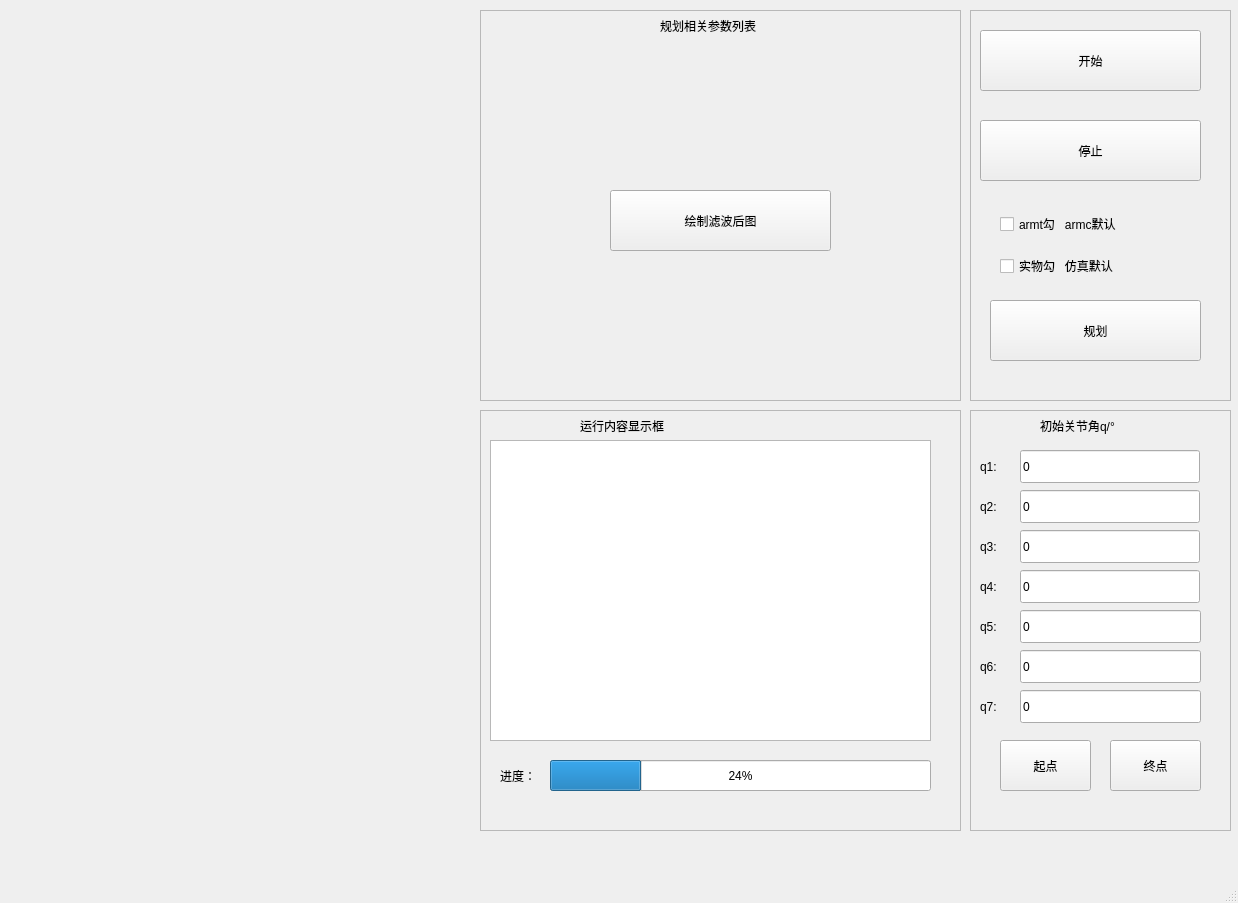
<?xml version="1.0" encoding="UTF-8"?>
<ui version="4.0">
 <class>TestForm1</class>
 <widget class="QMainWindow" name="TestForm1">
  <property name="geometry">
   <rect>
    <x>0</x>
    <y>0</y>
    <width>1238</width>
    <height>903</height>
   </rect>
  </property>
  <property name="windowTitle">
   <string>MainWindow</string>
  </property>
  <property name="iconSize">
   <size>
    <width>16</width>
    <height>16</height>
   </size>
  </property>
  <property name="animated">
   <bool>false</bool>
  </property>
  <widget class="QWidget" name="centralwidget">
   <widget class="QWidget" name="horizontalLayoutWidget">
    <property name="geometry">
     <rect>
      <x>10</x>
      <y>10</y>
      <width>451</width>
      <height>391</height>
     </rect>
    </property>
    <layout class="QHBoxLayout" name="horizontalLayout_1"/>
   </widget>
   <widget class="QWidget" name="horizontalLayoutWidget_2">
    <property name="geometry">
     <rect>
      <x>10</x>
      <y>410</y>
      <width>451</width>
      <height>421</height>
     </rect>
    </property>
    <layout class="QHBoxLayout" name="horizontalLayout_2"/>
   </widget>
   <widget class="QWidget" name="horizontalLayoutWidget_5">
    <property name="geometry">
     <rect>
      <x>480</x>
      <y>410</y>
      <width>481</width>
      <height>421</height>
     </rect>
    </property>
    <layout class="QHBoxLayout" name="horizontalLayout_5">
     <item>
      <widget class="QFrame" name="frame">
       <property name="frameShape">
        <enum>QFrame::StyledPanel</enum>
       </property>
       <property name="frameShadow">
        <enum>QFrame::Raised</enum>
       </property>
       <widget class="QTextEdit" name="textEdit">
        <property name="geometry">
         <rect>
          <x>10</x>
          <y>30</y>
          <width>441</width>
          <height>301</height>
         </rect>
        </property>
       </widget>
       <widget class="QLabel" name="label">
        <property name="geometry">
         <rect>
          <x>100</x>
          <y>0</y>
          <width>131</width>
          <height>31</height>
         </rect>
        </property>
        <property name="text">
         <string>运行内容显示框</string>
        </property>
       </widget>
       <widget class="QProgressBar" name="progressBar">
        <property name="geometry">
         <rect>
          <x>70</x>
          <y>350</y>
          <width>381</width>
          <height>31</height>
         </rect>
        </property>
        <property name="value">
         <number>24</number>
        </property>
       </widget>
       <widget class="QLabel" name="label_15">
        <property name="geometry">
         <rect>
          <x>20</x>
          <y>350</y>
          <width>51</width>
          <height>31</height>
         </rect>
        </property>
        <property name="text">
         <string>进度：</string>
        </property>
       </widget>
      </widget>
     </item>
    </layout>
   </widget>
   <widget class="QWidget" name="horizontalLayoutWidget_6">
    <property name="geometry">
     <rect>
      <x>480</x>
      <y>10</y>
      <width>481</width>
      <height>391</height>
     </rect>
    </property>
    <layout class="QHBoxLayout" name="horizontalLayout_6">
     <item>
      <widget class="QFrame" name="frame_4">
       <property name="frameShape">
        <enum>QFrame::StyledPanel</enum>
       </property>
       <property name="frameShadow">
        <enum>QFrame::Raised</enum>
       </property>
       <widget class="QLabel" name="label_11">
        <property name="geometry">
         <rect>
          <x>180</x>
          <y>0</y>
          <width>151</width>
          <height>31</height>
         </rect>
        </property>
        <property name="text">
         <string>规划相关参数列表</string>
        </property>
       </widget>
       <widget class="QPushButton" name="button_fitt">
        <property name="geometry">
         <rect>
          <x>130</x>
          <y>180</y>
          <width>221</width>
          <height>61</height>
         </rect>
        </property>
        <property name="text">
         <string>绘制滤波后图</string>
        </property>
        <property name="autoDefault">
         <bool>true</bool>
        </property>
       </widget>
      </widget>
     </item>
    </layout>
   </widget>
   <widget class="QWidget" name="verticalLayoutWidget">
    <property name="geometry">
     <rect>
      <x>970</x>
      <y>410</y>
      <width>261</width>
      <height>421</height>
     </rect>
    </property>
    <layout class="QVBoxLayout" name="verticalLayout">
     <item>
      <widget class="QFrame" name="frame_6">
       <property name="frameShape">
        <enum>QFrame::StyledPanel</enum>
       </property>
       <property name="frameShadow">
        <enum>QFrame::Raised</enum>
       </property>
       <widget class="QLabel" name="label_4">
        <property name="geometry">
         <rect>
          <x>10</x>
          <y>160</y>
          <width>31</width>
          <height>33</height>
         </rect>
        </property>
        <property name="text">
         <string>q4:</string>
        </property>
       </widget>
       <widget class="QLineEdit" name="lineEdit_q5">
        <property name="geometry">
         <rect>
          <x>50</x>
          <y>200</y>
          <width>181</width>
          <height>33</height>
         </rect>
        </property>
        <property name="text">
         <string>0</string>
        </property>
       </widget>
       <widget class="QLabel" name="label_5">
        <property name="geometry">
         <rect>
          <x>10</x>
          <y>240</y>
          <width>31</width>
          <height>33</height>
         </rect>
        </property>
        <property name="text">
         <string>q6:</string>
        </property>
       </widget>
       <widget class="QLineEdit" name="lineEdit_q6">
        <property name="geometry">
         <rect>
          <x>50</x>
          <y>240</y>
          <width>181</width>
          <height>33</height>
         </rect>
        </property>
        <property name="text">
         <string>0</string>
        </property>
       </widget>
       <widget class="QLabel" name="label_6">
        <property name="geometry">
         <rect>
          <x>10</x>
          <y>280</y>
          <width>31</width>
          <height>33</height>
         </rect>
        </property>
        <property name="text">
         <string>q7:</string>
        </property>
       </widget>
       <widget class="QLineEdit" name="lineEdit_q7">
        <property name="geometry">
         <rect>
          <x>50</x>
          <y>280</y>
          <width>181</width>
          <height>33</height>
         </rect>
        </property>
        <property name="text">
         <string>0</string>
        </property>
       </widget>
       <widget class="QLineEdit" name="lineEdit_q4">
        <property name="geometry">
         <rect>
          <x>50</x>
          <y>160</y>
          <width>180</width>
          <height>33</height>
         </rect>
        </property>
        <property name="text">
         <string>0</string>
        </property>
       </widget>
       <widget class="QLabel" name="label_7">
        <property name="geometry">
         <rect>
          <x>10</x>
          <y>200</y>
          <width>31</width>
          <height>33</height>
         </rect>
        </property>
        <property name="text">
         <string>q5:</string>
        </property>
       </widget>
       <widget class="QLabel" name="label_3">
        <property name="geometry">
         <rect>
          <x>70</x>
          <y>0</y>
          <width>121</width>
          <height>31</height>
         </rect>
        </property>
        <property name="text">
         <string>初始关节角q/°</string>
        </property>
       </widget>
       <widget class="QLabel" name="label_8">
        <property name="geometry">
         <rect>
          <x>10</x>
          <y>120</y>
          <width>31</width>
          <height>33</height>
         </rect>
        </property>
        <property name="text">
         <string>q3:</string>
        </property>
       </widget>
       <widget class="QLineEdit" name="lineEdit_q3">
        <property name="geometry">
         <rect>
          <x>50</x>
          <y>120</y>
          <width>180</width>
          <height>33</height>
         </rect>
        </property>
        <property name="text">
         <string>0</string>
        </property>
       </widget>
       <widget class="QLabel" name="label_9">
        <property name="geometry">
         <rect>
          <x>10</x>
          <y>80</y>
          <width>31</width>
          <height>33</height>
         </rect>
        </property>
        <property name="text">
         <string>q2:</string>
        </property>
       </widget>
       <widget class="QLineEdit" name="lineEdit_q2">
        <property name="geometry">
         <rect>
          <x>50</x>
          <y>80</y>
          <width>180</width>
          <height>33</height>
         </rect>
        </property>
        <property name="text">
         <string>0</string>
        </property>
       </widget>
       <widget class="QLabel" name="label_10">
        <property name="geometry">
         <rect>
          <x>10</x>
          <y>40</y>
          <width>31</width>
          <height>33</height>
         </rect>
        </property>
        <property name="text">
         <string>q1:</string>
        </property>
       </widget>
       <widget class="QLineEdit" name="lineEdit_q1">
        <property name="geometry">
         <rect>
          <x>50</x>
          <y>40</y>
          <width>180</width>
          <height>33</height>
         </rect>
        </property>
        <property name="text">
         <string>0</string>
        </property>
       </widget>
       <widget class="QPushButton" name="button_plan__begin">
        <property name="geometry">
         <rect>
          <x>30</x>
          <y>330</y>
          <width>91</width>
          <height>51</height>
         </rect>
        </property>
        <property name="text">
         <string>起点</string>
        </property>
        <property name="autoDefault">
         <bool>true</bool>
        </property>
       </widget>
       <widget class="QPushButton" name="button_plan__end">
        <property name="geometry">
         <rect>
          <x>140</x>
          <y>330</y>
          <width>91</width>
          <height>51</height>
         </rect>
        </property>
        <property name="text">
         <string>终点</string>
        </property>
        <property name="autoDefault">
         <bool>true</bool>
        </property>
       </widget>
       <zorder>lineEdit_q4</zorder>
       <zorder>label_4</zorder>
       <zorder>lineEdit_q5</zorder>
       <zorder>label_7</zorder>
       <zorder>label_5</zorder>
       <zorder>lineEdit_q6</zorder>
       <zorder>label_6</zorder>
       <zorder>lineEdit_q7</zorder>
       <zorder>label_3</zorder>
       <zorder>label_8</zorder>
       <zorder>lineEdit_q3</zorder>
       <zorder>label_9</zorder>
       <zorder>lineEdit_q2</zorder>
       <zorder>label_10</zorder>
       <zorder>lineEdit_q1</zorder>
       <zorder>button_plan__begin</zorder>
       <zorder>button_plan__end</zorder>
      </widget>
     </item>
    </layout>
   </widget>
   <widget class="QWidget" name="verticalLayoutWidget_2">
    <property name="geometry">
     <rect>
      <x>970</x>
      <y>10</y>
      <width>261</width>
      <height>391</height>
     </rect>
    </property>
    <layout class="QVBoxLayout" name="verticalLayout_2">
     <item>
      <widget class="QFrame" name="frame_5">
       <property name="frameShape">
        <enum>QFrame::StyledPanel</enum>
       </property>
       <property name="frameShadow">
        <enum>QFrame::Raised</enum>
       </property>
       <widget class="QPushButton" name="button_begin">
        <property name="geometry">
         <rect>
          <x>10</x>
          <y>20</y>
          <width>221</width>
          <height>61</height>
         </rect>
        </property>
        <property name="text">
         <string>开始</string>
        </property>
        <property name="iconSize">
         <size>
          <width>16</width>
          <height>16</height>
         </size>
        </property>
        <property name="autoRepeat">
         <bool>false</bool>
        </property>
        <property name="autoExclusive">
         <bool>false</bool>
        </property>
        <property name="autoRepeatDelay">
         <number>400</number>
        </property>
        <property name="autoRepeatInterval">
         <number>200</number>
        </property>
        <property name="autoDefault">
         <bool>true</bool>
        </property>
        <property name="flat">
         <bool>false</bool>
        </property>
       </widget>
       <widget class="QPushButton" name="button_end">
        <property name="geometry">
         <rect>
          <x>10</x>
          <y>110</y>
          <width>221</width>
          <height>61</height>
         </rect>
        </property>
        <property name="text">
         <string>停止</string>
        </property>
        <property name="autoDefault">
         <bool>true</bool>
        </property>
       </widget>
       <widget class="QWidget" name="layoutWidget_2">
        <property name="geometry">
         <rect>
          <x>30</x>
          <y>190</y>
          <width>191</width>
          <height>91</height>
         </rect>
        </property>
        <layout class="QVBoxLayout" name="verticalLayout_4">
         <item>
          <widget class="QCheckBox" name="checkBox_arm">
           <property name="text">
            <string>armt勾   armc默认</string>
           </property>
          </widget>
         </item>
         <item>
          <widget class="QCheckBox" name="checkBox_real">
           <property name="text">
            <string>实物勾   仿真默认</string>
           </property>
          </widget>
         </item>
        </layout>
       </widget>
       <widget class="QPushButton" name="button_plan">
        <property name="geometry">
         <rect>
          <x>20</x>
          <y>290</y>
          <width>211</width>
          <height>61</height>
         </rect>
        </property>
        <property name="text">
         <string>规划</string>
        </property>
        <property name="autoDefault">
         <bool>true</bool>
        </property>
       </widget>
      </widget>
     </item>
    </layout>
   </widget>
  </widget>
  <widget class="QMenuBar" name="menubar">
   <property name="geometry">
    <rect>
     <x>0</x>
     <y>0</y>
     <width>1238</width>
     <height>31</height>
    </rect>
   </property>
   <property name="defaultUp">
    <bool>false</bool>
   </property>
  </widget>
  <widget class="QStatusBar" name="statusbar"/>
 </widget>
 <resources/>
 <connections/>
</ui>
